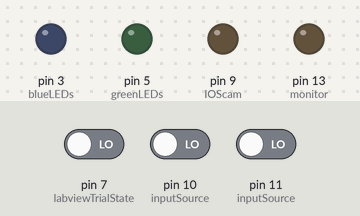
Bench run of a sketch on a simulated Arduino Uno, built with avr-gcc and run on an emulated ATmega328P. On the bench: output pins drawn as LEDs (lit = HIGH). The inputs (shaded band) are chosen by the test bench; at power-on: pin 7 (labviewTrialState) LOW, pin 10 (inputSource) LOW, pin 11 (inputSource) LOW.

Above: at 1.2 s.
1.3 s: pin 7 (labviewTrialState) driven HIGH
At 1.7 s:
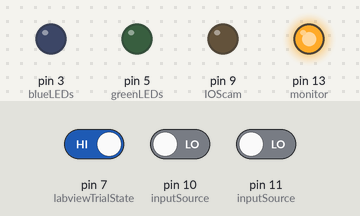
2.8 s: pin 10 (inputSource) driven HIGH
At 4.0 s:
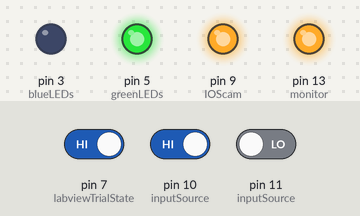
4.3 s: pin 10 (inputSource) driven LOW
At 5.1 s:
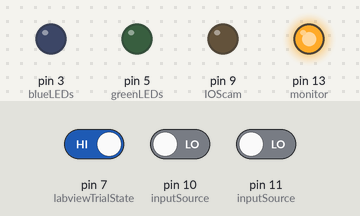
5.8 s: pin 10 (inputSource) driven HIGH
At 6.3 s:
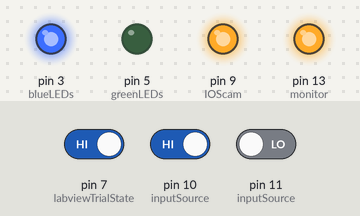
7.3 s: pin 7 (labviewTrialState) driven LOW
At 8.5 s:
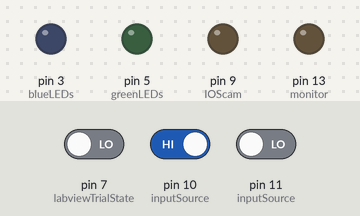
8.8 s: pin 11 (inputSource) driven HIGH
At 9.8 s:
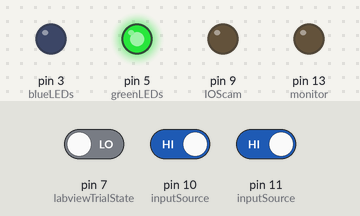
Timing chart, 0 to 11.3 s (numbered marks = the images above; inputs shaded):
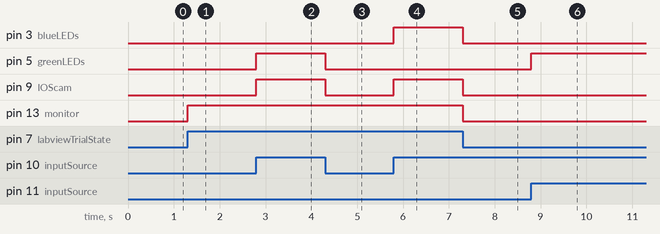

Measured:
- after the input at 1.3 s, pin 13 (monitor): LOW → HIGH at once
- after the input at 2.8 s, pin 5 (greenLEDs), pin 9 (IOScam): LOW → HIGH at once
- after the input at 4.3 s, pin 5 (greenLEDs), pin 9 (IOScam): HIGH → LOW at once
- after the input at 5.8 s, pin 3 (blueLEDs), pin 9 (IOScam): LOW → HIGH at once
- after the input at 7.3 s, pin 3 (blueLEDs), pin 9 (IOScam), pin 13 (monitor): HIGH → LOW at once
- after the input at 8.8 s, pin 5 (greenLEDs): LOW → HIGH at once

The sketch:

Arduino-TwoColor-LED-Trigger.ino
```cpp
//____________________________________________________________________________________________________________________________________________
// Written by Kevin L. Turner, previous contributions from Gar Waterman & Aaron Winder
// The Pennsylvania State University, Dept. of Biomedical Engineering
// https://github.com/KL-Turner
//____________________________________________________________________________________________________________________________________________
//
//   Purpose: Drive IOS IOSIOScamera exposure and dual color LED lighting given the input counter and modification switch between TTL pulses
//            originating from LabIEW. The IOS IOSIOScamera trigger will serve as the switch for the Arduino. When the trial is over and there's a
//            temporary save-delay, a BK Precision 4017a Frequency Generator will immediately pick-up the 60 Hz flashing so that there is no
//            noticeable gap in stimuli to the animal.
//
//   Last Updated: 10/15/21
//____________________________________________________________________________________________________________________________________________

// Initializes pins to be represented by a variable (int <variable name> = <pin #>).
int IOScam = 9;               // IOS camera output pin
int blueLEDs = 3;             // blue LEDs output pin (4 T-Cube LED drivers attached to a BNC breakout board).
int greenLEDs = 5;            // green LEDs output pin (4 T-Cube LED drivers attached to a BNC breakout board).
int inputSource = 11;         // Waveform Generator - Square wave with adjustable frequency. Serves as the Input for times between trials.
int labviewTrialState = 7;    // Input from LabVIEW to indicate when data acquisition is running
int monitor = 13;             // For debugging/testing

// State variables.  See the void loop() function for a detailed explanation of each variable state's function.
int counterState = 0;
int prevCounterState = 0;
int prevBlueState = 0;
int prevGreenState = 0;
int trialState = 0;
int prevTrialState = 0;

// The setup routine runs only once when the Arduino is turned on, sketch is uploaded to the board, or is reset.
void setup()
{
  pinMode(IOScam,OUTPUT);                // IOS camera (pin 9) as an Output
  pinMode(blueLEDs,OUTPUT);              // blue LEDs (pin 3) is an Output.
  pinMode(greenLEDs,OUTPUT);             // green LEDs (pin 12) is an Output
  pinMode(labviewTrialState,INPUT);      // LabVIEW trial state (pin 1) is an Input.
  pinMode(inputSource,INPUT);            // inputSource (pin 0) is an Input via the Waveform Generator.
  pinMode(monitor,OUTPUT);
}

// The loop routine runs continuously, i.e. functions are not simultaneous, they run in order.
void loop()
{
  trialState = digitalRead(labviewTrialState);  // Looks at the state of the trial, so that it knows where to acquire its input
  digitalWrite(monitor, trialState);            // For testing purposes
  if (trialState == HIGH)
  {
    inputSource = 10;
    if (prevTrialState == 0)
    {
      prevBlueState = 1;                        // Ensure that the first flash of every new trial is from green LEDs
      prevGreenState = 0;
    }
    prevTrialState = 1;
  }
  else
  {
    inputSource = 11;
    prevTrialState = 0;
  }
  counterState = digitalRead(inputSource);      // Reads state of counter pin and stores it in the 'counterState' variable
  if (counterState != prevCounterState)         // Checks if the counter state that was just read is different from previous
  {
    if (counterState == HIGH)
    {
      if (prevBlueState == 0)
      {
        if (trialState == HIGH)                 // Only send pulse to IOScamera if the trial is running
        {
          digitalWrite(IOScam,HIGH);
        }
        else                                    // If trial is not running ensure only lows are sent to the IOS camera
        {
          digitalWrite(IOScam,LOW);
        }
        digitalWrite(blueLEDs,HIGH);           // Sending HIGH signal to blue LEDs regardless of trialState
        prevBlueState = 1;                      // Conforms the state variable of blue LEDs to what its state is (blue LEDs is HIGH, so state variable changed to 1)
        prevGreenState = 0;                     // Conforms the state variable of greenL EDs to what its state is (green LEDs is LOW, so state variable changed to 0)
      }
      else
      {
        if (trialState == HIGH)
        {
          digitalWrite(IOScam,HIGH);
        }
        else
        {
          digitalWrite(IOScam,LOW);
        }
        digitalWrite(greenLEDs,HIGH);
        prevBlueState = 0;                      // Conforms the state variable of blue LEDs to what its state is (blue LEDs is LOW, so state variable changed to 0)
        prevGreenState = 1;                     // Conforms the state variable of green LEDs to what its state is (blue LEDs is HIGH, so state variable changed to 1)
      }
    }
    else
    {
      if (trialState == HIGH)
      {
        digitalWrite(IOScam,LOW);
      }
      else
      {
        digitalWrite(IOScam,LOW);
      }
      digitalWrite(blueLEDs,LOW);
      digitalWrite(greenLEDs,LOW);
    }
    prevCounterState = counterState;             // Stores the current state of the counter to the last counter state variable
  }
}
```
